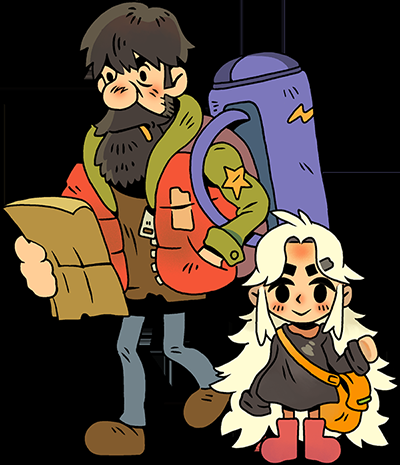
#> input picture .claude/skills/rustide-artforge/assets/refs-cel/05-john-sam-standee.png, 400 x 465 px
$ python -i measure.py   (imports and definitions only)
#> lines starting #> are read from the running program, lines starting #| are printed output that depends on the picture; pictures that were not available may be replaced by others from this repository, and a replacement may not be noted
#> further down, picture is the input picture: shape (465, 400, 3); mean B, G, R 50.3, 63.4, 78.3
#!/usr/bin/env python3
"""出图体检 · 量出来，不靠勾选。
阈值不是拍的，是从 assets/refs-cel/ 的官方早期人设标定出来的。
用法:
  python3 checklists/measure.py <image.png>     体检一张图
  python3 checklists/measure.py --calibrate     重新标定阈值（打印参考图的实测区间）
"""
import sys, subprocess, tempfile, os, glob, colorsys, statistics as st
from collections import Counter

# 从官方早期人设 06-13 标定得来。改动前请先跑 --calibrate。
# 阈值来自 --calibrate 在 06-13 八张官方早期人设上的实测区间，不是拍脑袋。
# 阈值 = 八张官方早期人设的**实测区间**（--calibrate 得来），上下限都有。
# ⚠️ 早期版本全是"下限 + 无上限"，等于在说"越多越好"。
#    结果 v13→v24 跑了 12 版，把暖色推到 98%（参考上限 94.7）、暗部 84%（上限 76.7）、
#    线宽 18.6（中位 6.6）。**单边门禁会诱发最大化行为，这是过度迭代的根因。**
#    上限统一取 实测max + 约10% 余量。
TARGET = {
    "top_heavy":   (1.05, 2.75),   # 实测 1.07–2.49
    "quiet_pct":   (20, 36),       # 实测 20.0–31.7
    "line_rel":    (5.0, 12.0),    # 实测 5.4–7.0（所罗门37.8/丹尼尔21.8 是深色发块造成的测量假象，已排除）
    "shadow_pct":  (33, 80),       # 实测 33.6–76.7
    "chroma_pct":  (29, 70),       # 实测 29.4–64.3
    "mean_sat":    (0.53, 0.72),   # 实测 0.53–0.66
    "warm_pct":    (71, 95),       # 实测 71.2–94.7
    "curvature":   (1.00, 2.6),    # 实测 1.09–2.22。手绘抖动，出图偏直只有 0.82
}
REFS = "assets/refs-cel"

def load(src):
    from PIL import Image
    out = os.path.join(tempfile.mkdtemp(), "t.png")
    subprocess.run(["magick", src, "-background", "white", "-alpha", "remove", "-alpha", "off",
                    "-bordercolor", "white", "-border", "1", "-fuzz", "10%", "-trim", "+repage", out],
                   check=True, capture_output=True)
#> (this line was passed over: subprocess is not available in this run)
    return Image.open(out).convert("RGB")

def metrics(im):
    W, H = im.size
#> W = 400; H = 465
    px = im.load()
    ink = lambda x, y: sum(px[x, y]) < 700

    # 行宽剖面
    prof = []
    for y in range(H):
        xs = [x for x in range(W) if ink(x, y)]
        prof.append((max(xs) - min(xs) + 1) if xs else 0)
#> after the loop, prof = 465 values from 400 to 400

    # 上重下轻：全身最宽 / 小腿处(72%~85%)最宽
    widest = max(prof)
#> widest = 400
    calf = max(prof[int(H * 0.72):int(H * 0.85)] or [1])
#> calf = 400
    top_heavy = widest / calf if calf else 0
#> top_heavy = 1

    # 平涂率：与右邻像素完全同色的比例（渐变/纹理会拉低）
    same = tot = 0
    for y in range(0, H, 2):
        for x in range(0, W - 1, 2):
            if px[x, y] == (255, 255, 255):
                continue
            tot += 1
            if px[x, y] == px[x + 1, y]:
                same += 1
#> after the loop, same = 31584; tot = 46561
    flat_pct = same / tot * 100 if tot else 0
#> flat_pct = 67.83

    # 负空间：6x10 网格，唯一色数 ≤ 中位数一半的格子算"安静"
    gx, gy, cells = 6, 10, []
    for j in range(gy):
        for i in range(gx):
            x0, x1, y0, y1 = i*W//gx, (i+1)*W//gx, j*H//gy, (j+1)*H//gy
            cells.append(len({px[x, y] for y in range(y0, y1, 3) for x in range(x0, x1, 3)}))
#> after the loop, cells = 60 values, max 236 at index 46, min 1 at index 0, mean 89.08
    med = st.median(cells)
#> med = 83
    quiet_pct = sum(1 for c in cells if c <= med * 0.5) / len(cells) * 100
#> quiet_pct = 30

    # 相对线宽：每条扫描线从左侧进入人物时，第一段深色的长度
    isdark = lambda c: sum(c) < 330
    runs = []
    for y in range(int(H*0.15), int(H*0.90), 3):
        x = 0
        while x < W and sum(px[x, y]) > 700: x += 1
        if x >= W: continue
        n = 0
        while x + n < W and isdark(px[x + n, y]): n += 1
        if 0 < n < W * 0.15: runs.append(n)
#> after the loop, runs = 41 values, max 59 at index 40, min 5 at index 4, mean 25.93
    line_rel = (sorted(runs)[len(runs)//2] / H * 1000) if runs else 0
#> line_rel = 45.16

    # 暗部占比：量化后按色相分族，同色相里有明暗两级时，较暗那些算阴影
    q = im.quantize(colors=24, method=1).convert("RGB")
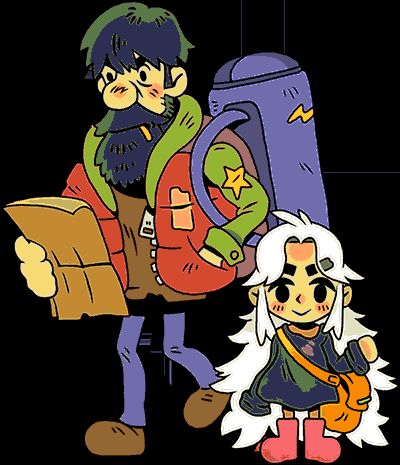
#> q: PIL image 400x465 RGB; mean R, G, B 75.3, 61.9, 51.1
    qp = q.load()
    cnt = Counter(qp[x, y] for y in range(0, H, 2) for x in range(0, W, 2)
                  if sum(px[x, y]) < 730)
#> cnt = 24 items
    tot = sum(cnt.values())
#> tot = 46121
    fam = {}
    for c, n in cnt.items():
        hh, ll, ss = colorsys.rgb_to_hls(*[v/255 for v in c])
        if ss < 0.12: continue
        fam.setdefault(round(hh*12), []).append((ll, n))
#> this loop made 24 passes
#> (c, n, hh, ll, ss) on passes 2 to 13: ((45, 47, 82), 2737, 0.658, 0.249, 0.291), ((66, 40, 0), 712, 0.101, 0.129, 1), ((90, 120, 72), 1252, 0.271, 0.376, 0.25), ((165, 111, 107), 434, 0.0115, 0.533, 0.244), ((135, 49, 31), 211, 0.0288, 0.325, 0.627), ((147, 103, 52), 1554, 0.0895, 0.39, 0.477), ((225, 224, 193), 861, 0.161, 0.82, 0.348), ((83, 80, 122), 647, 0.679, 0.396, 0.208), ((113, 108, 171), 3314, 0.68, 0.547, 0.273), ((170, 164, 255), 132, 0.678, 0.822, 1), ((176, 176, 160), 139, 0.167, 0.659, 0.092), ((246, 219, 117), 1250, 0.132, 0.712, 0.878)
#> (n, hh, ll, ss) on pass 1: (24444, 0, 0, 0)
#> after the loop, fam = 6 items
    sh = 0
    for v in fam.values():
        v.sort()
        if len(v) >= 2 and v[-1][0] - v[0][0] > 0.08:
            sh += sum(n for l, n in v[:-1])
#> this loop made 6 passes
#> sh on passes 1, 3, 4, 5: 6698, 13803, 15714, 17543
#> sh on pass 2: 11291
#> after the loop, sh = 17543
    shadow_pct = sh / tot * 100 if tot else 0
#> shadow_pct = 38.04

    # 轮廓曲率：手绘感的量化形态。参考图轮廓不断改变方向，出图偏直偏光滑
    sc = im.resize((max(1, W * 900 // H), 900)); sp = sc.load(); SW, SH = sc.size
#> after `sc = im.resize((max(1, W * 900 // H), 900))`:
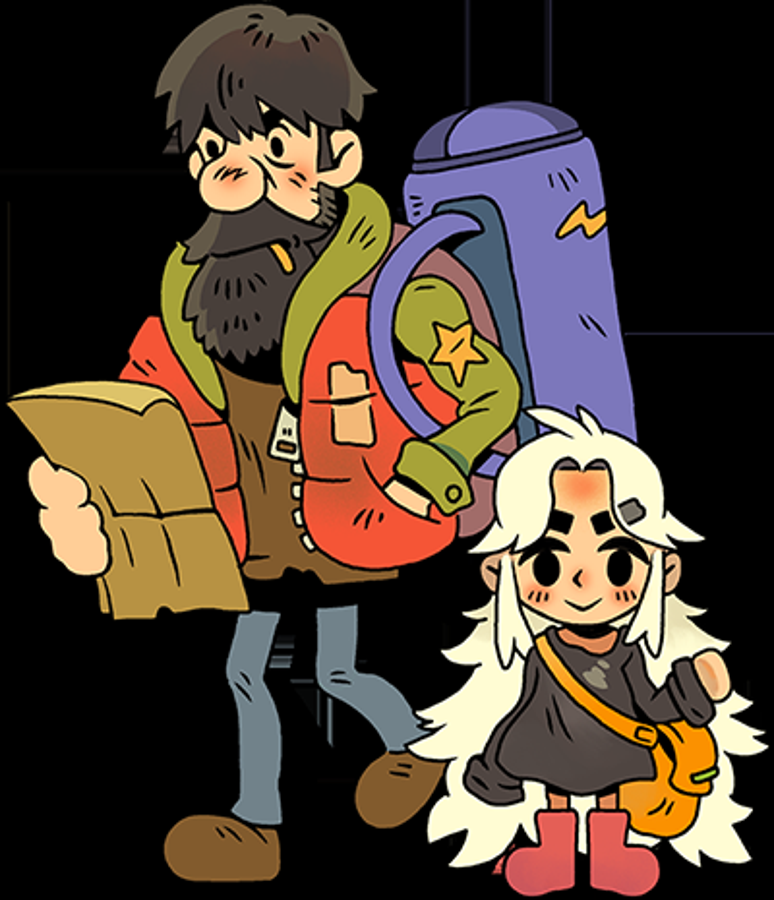
#> sc: PIL image 774x900 RGB; mean R, G, B 78.3, 63.5, 50.4
#> after `SW, SH = sc.size`: SW = 774; SH = 900
    Lb, Rb = [], []
    for y in range(SH):
        xs = [x for x in range(SW) if sum(sp[x, y]) < 700]
        if xs: Lb.append(min(xs)); Rb.append(max(xs))
#> after the loop, Lb = 900 values from 0 to 0; Rb = 900 values from 773 to 773
    def curv(b):
        if len(b) < 30: return 0
        d = [b[i+1] - b[i] for i in range(len(b)-1)]
#> d = 899 values from 0 to 0
        k = [abs(d[i+1] - d[i]) for i in range(len(d)-1)]
#> k = 898 values from 0 to 0
        return sum(k) / len(k) if k else 0
    curvature = (curv(Lb) + curv(Rb)) / 2
#> curvature = 0

    # 色彩三项：彩度占比 / 平均饱和 / 暖色占比
    ctot = cchrom = cwarm = 0; sats = []
    for y in range(0, H, 2):
        for x in range(0, W, 2):
            c = px[x, y]
            if sum(c) > 730: continue
            ctot += 1
            hh, ll, ss = colorsys.rgb_to_hls(*[v/255 for v in c])
            if ss > 0.20 and 0.15 < ll < 0.90:
                cchrom += 1; sats.append(ss)
                if hh < 0.13 or hh > 0.92: cwarm += 1
#> after the loop, cchrom = 14569; ctot = 46139; cwarm = 9183; sats = 14569 values, max 1 at index 113, min 0.2 at index 829, mean 0.572
    chroma_pct = cchrom / ctot * 100 if ctot else 0
#> chroma_pct = 31.58
    mean_sat = sum(sats) / len(sats) if sats else 0
#> mean_sat = 0.572
    warm_pct = cwarm / cchrom * 100 if cchrom else 0
#> warm_pct = 63.03

    # 描边主色
    dark = [px[x, y] for y in range(0, H, 3) for x in range(0, W, 3) if sum(px[x, y]) < 230]
#> dark = 12560 items, first 6: (0, 0, 0), (0, 0, 0), (0, 0, 0), (0, 0, 0), (0, 0, 0), (0, 0, 0)
    line = Counter(dark).most_common(1)[0][0] if dark else (0, 0, 0)
#> line = (0, 0, 0)

    return dict(size=(W, H), prof=prof, top_heavy=top_heavy, curvature=curvature,
                line_rel=line_rel, shadow_pct=shadow_pct,
                chroma_pct=chroma_pct, mean_sat=mean_sat, warm_pct=warm_pct,
                flat_pct=flat_pct, quiet_pct=quiet_pct, line=line)

def calibrate():
    """只读：不生成任何文件。"""
    files = sorted(glob.glob(f"{REFS}/0[6-9]-*.png") + glob.glob(f"{REFS}/1[0-3]-*.png"))
    acc = {k: [] for k in ("top_heavy", "quiet_pct", "line_rel", "shadow_pct",
                           "chroma_pct", "mean_sat", "warm_pct", "curvature")}
    for f in files:
        m = metrics(load(f))
        for k in acc:
            acc[k].append(m[k])
        print(f"  {os.path.basename(f):30} 线宽{m['line_rel']:5.1f} 暗部{m['shadow_pct']:5.1f}% "
              f"彩度{m['chroma_pct']:5.1f}% 饱和{m['mean_sat']:5.2f} 暖色{m['warm_pct']:5.1f}% 曲率{m['curvature']:5.2f}")
    print("\n官方参考实测区间（建议阈值取此区间）:")
    for k, v in acc.items():
        print(f"  {k:11} min {min(v):6.2f}  中位 {st.median(v):6.2f}  max {max(v):6.2f}")

def check(src):
    m = metrics(load(src))
#> m = 12 items
    print(f"人物尺寸 {m['size'][0]}x{m['size'][1]}")
#| 人物尺寸 400x465
    rows = [("上重下轻", "top_heavy", "{:.2f}"), ("相对线宽", "line_rel", "{:.1f}"),
            ("暗部占比", "shadow_pct", "{:.1f}%"), ("负空间", "quiet_pct", "{:.0f}%"),
            ("彩色占比", "chroma_pct", "{:.1f}%"), ("平均饱和", "mean_sat", "{:.2f}"),
            ("暖色占比", "warm_pct", "{:.1f}%"), ("轮廓曲率", "curvature", "{:.2f}")]
    bad = 0
    for label, key, fmt in rows:
        lo, hi = TARGET[key]
        v = m[key]
        ok = lo <= v <= hi
        bad += not ok
        mark = "✅" if ok else ("❌偏低" if v < lo else "❌超出(过犹不及)")
        print(f"{label:8} {fmt.format(v):>10}   参考区间 {lo}–{hi}   {mark}")
#> this loop made 8 passes
#> (v, ok, bad, mark) on passes 1 to 8: (1, False, 1, '❌偏低'), (45.16, False, 2, '❌超出(过犹不及)'), (38.04, True, 2, '✅'), (30, True, 2, '✅'), (31.58, True, 2, '✅'), (0.572, True, 2, '✅'), (63.03, False, 3, '❌偏低'), (0, False, 4, '❌偏低')
#| 上重下轻           1.00   参考区间 1.05–2.75   ❌偏低
#| 相对线宽           45.2   参考区间 5.0–12.0   ❌超出(过犹不及)
#| 暗部占比          38.0%   参考区间 33–80   ✅
#| 负空间             30%   参考区间 20–36   ✅
#| 彩色占比          31.6%   参考区间 29–70   ✅
#| 平均饱和           0.57   参考区间 0.53–0.72   ✅
#| 暖色占比          63.0%   参考区间 71–95   ❌偏低
#| 轮廓曲率           0.00   参考区间 1.0–2.6   ❌偏低
#> after the loop, bad = 4
    print(f"{'平涂率':8} {m['flat_pct']:9.1f}%   仅供同分辨率横向比（官方扫描件 12–28%）")
#| 平涂率           67.8%   仅供同分辨率横向比（官方扫描件 12–28%）
    r, g, b = m["line"]
#> r = 0; g = 0; b = 0
    warm = r >= b and r > 28
#> warm = False
    bad += not warm
#> bad = 5
    print(f"{'描边主色':8} {'#%02X%02X%02X' % (r, g, b):>10}   要暖褐 R≥B 且 R>28        {'✅' if warm else '❌'}")
#| 描边主色        #000000   要暖褐 R≥B 且 R>28        ❌
    # 头身比：生成标尺图，人眼判
#> (the run stopped early here; a loop or call above may not have finished)
